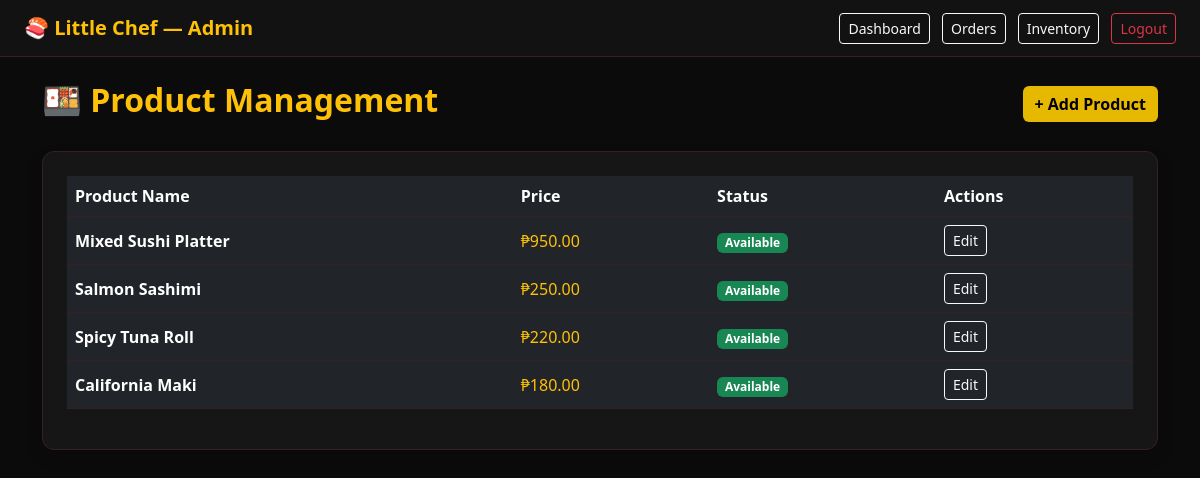
/admin/products.php (signed in), run on the app's committed database.
### tables this page shows
CREATE TABLE products (
    product_id INT PRIMARY KEY AUTO_INCREMENT,
    name VARCHAR(100) NOT NULL,
    description TEXT,
    price DECIMAL(10,2) NOT NULL,
    availability_status ENUM('available','unavailable') DEFAULT 'available',
    image_url VARCHAR(255) DEFAULT 'default.jpg'
);

### admin/products.php (the view, shortened to what this page needs)
<?php
require_once __DIR__ . '/../config/db_connect.php';
$stmt = $pdo->query("SELECT * FROM products ORDER BY product_id DESC");
$products = $stmt->fetchAll(PDO::FETCH_ASSOC);
?>
<!DOCTYPE html>
<html lang="en">
<head>
    <link href="https://cdn.jsdelivr.net/npm/bootstrap@5.3.0/dist/css/bootstrap.min.css" rel="stylesheet">
</head>
<body>
<nav class="navbar navbar-dark px-4 mb-4">
    <a href="dashboard.php" class="navbar-brand fw-bold text-warning">🍣 Little Chef — Admin</a>
    <div>
        <a href="dashboard.php" class="btn btn-outline-light btn-sm me-2">Dashboard</a>
        <a href="orders.php" class="btn btn-outline-light btn-sm me-2">Orders</a>
        <a href="inventory.php" class="btn btn-outline-light btn-sm me-2">Inventory</a>
        <a href="logout.php" class="btn btn-outline-danger btn-sm">Logout</a>
    </div>
</nav>
<div class="container my-4">
    <div class="d-flex justify-content-between align-items-center mb-4">
        <h2 class="text-warning fw-bold">🍱 Product Management</h2>
        <a href="product_add.php" class="btn btn-warning fw-bold">+ Add Product</a>
    </div>
    <div class="card p-4 shadow">
        <div class="table-responsive">
            <table class="table table-dark table-hover align-middle">
                <thead>
                    <tr>
                        <th>Product Name</th>
                        <th>Price</th>
                        <th>Status</th>
                        <th>Actions</th>
                    </tr>
                </thead>
                <tbody>
                    <?php if (empty($products)): ?>
                    <tr><td colspan="4" class="text-center text-muted py-4">No products found. Click "+ Add Product" to begin.</td></tr>
                    <?php else: foreach ($products as $p): ?>
                    <tr>
                        <td class="fw-bold"><?= htmlspecialchars($p['name']) ?></td>
                        <td class="text-warning">₱<?= number_format($p['price'], 2) ?></td>
                        <td>
                            <span class="badge <?= ($p['is_available'] ?? 1) ? 'bg-success' : 'bg-danger' ?>">
                                <?= ($p['is_available'] ?? 1) ? 'Available' : 'Unavailable' ?>
                            </span>
                        </td>
                        <td>
                            <a href="product_edit.php?id=<?= $p['product_id'] ?>" class="btn btn-sm btn-outline-light">Edit</a>
                        </td>
                    </tr>
                    <?php endforeach; endif; ?>
                </tbody>
            </table>
        </div>
    </div>
</div>
</body>
</html>

### admin/products.php (style rules this page uses)
body { background: #0b0b0b; color: #f8f9fa; font-family: 'Segoe UI', Tahoma, Geneva, Verdana, sans-serif; }
.card { background-color: #161616; border: 1px solid #332222; color: #fff; border-radius: 0.75rem; }
.navbar { background-color: #121212 !important; border-bottom: 1px solid #332222; }
.table { color: #f8f9fa; background-color: #161616; }
.table-dark { background-color: #121212; border-color: #332222; }
.btn-warning { background-color: #e6b800; border: none; }

### data on the page
products: name "Mixed Sushi Platter", price "950.00"
products: name "Salmon Sashimi", price "250.00"
products: name "Spicy Tuna Roll", price "220.00"
products: name "California Maki", price "180.00"
